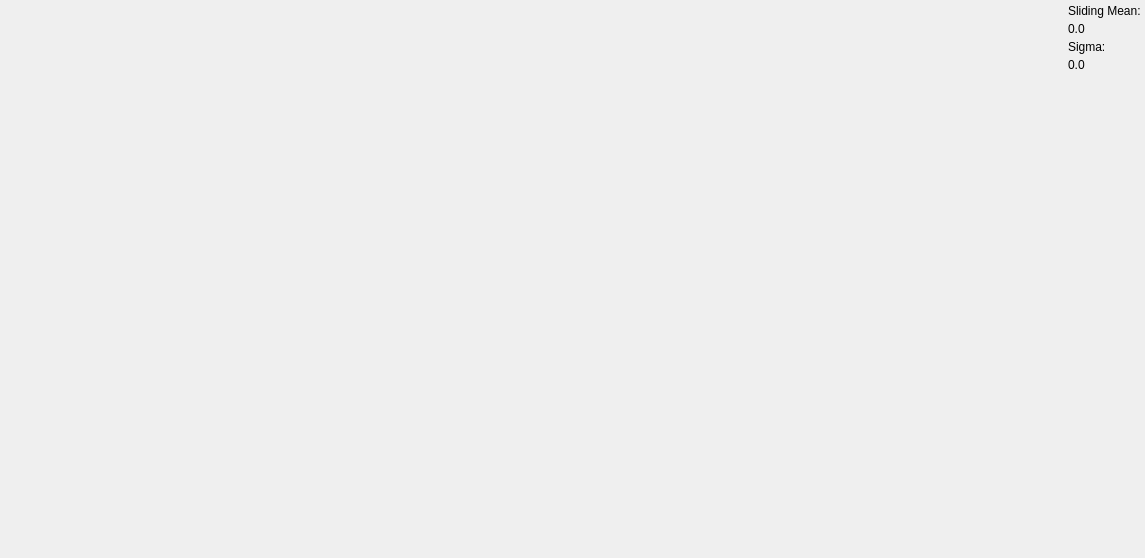
    <widget class="QFrame" name="mainFrame">
     <layout class="QGridLayout" name="gridLayout_7" columnstretch="9,1">
      <property name="leftMargin">
       <number>4</number>
      </property>
      <property name="topMargin">
       <number>4</number>
      </property>
      <property name="rightMargin">
       <number>4</number>
      </property>
      <property name="bottomMargin">
       <number>4</number>
      </property>
      <property name="spacing">
       <number>4</number>
      </property>
      <item row="0" column="0">
       <widget class="QFrame" name="dataFrame">
        <property name="sizePolicy">
         <sizepolicy hsizetype="Ignored" vsizetype="Ignored">
          <horstretch>0</horstretch>
          <verstretch>0</verstretch>
         </sizepolicy>
        </property>
        <property name="minimumSize">
         <size>
          <width>1060</width>
          <height>550</height>
         </size>
        </property>
        <layout class="QVBoxLayout" name="verticalLayout">
         <property name="leftMargin">
          <number>0</number>
         </property>
         <property name="topMargin">
          <number>0</number>
         </property>
         <property name="rightMargin">
          <number>0</number>
         </property>
         <property name="bottomMargin">
          <number>0</number>
         </property>
         <item>
          <widget class="QLabel" name="dataPixmapLabel">
           <property name="sizePolicy">
            <sizepolicy hsizetype="Preferred" vsizetype="Preferred">
             <horstretch>0</horstretch>
             <verstretch>0</verstretch>
            </sizepolicy>
           </property>
           <property name="text">
            <string/>
           </property>
          </widget>
         </item>
        </layout>
       </widget>
      </item>
      <item row="0" column="1">
       <layout class="QVBoxLayout" name="verticalLayout_5">
        <item>
         <widget class="QLabel" name="textLabel1_5">
          <property name="text">
           <string>Sliding Mean:</string>
          </property>
          <property name="wordWrap">
           <bool>false</bool>
          </property>
         </widget>
        </item>
        <item>
         <widget class="QLabel" name="meanText">
          <property name="text">
           <string>0.0</string>
          </property>
          <property name="wordWrap">
           <bool>false</bool>
          </property>
         </widget>
        </item>
        <item>
         <widget class="QLabel" name="textLabel1_5_3">
          <property name="text">
           <string>Sigma:</string>
          </property>
          <property name="wordWrap">
           <bool>false</bool>
          </property>
         </widget>
        </item>
        <item>
         <widget class="QLabel" name="sigmaText">
          <property name="text">
           <string>0.0</string>
          </property>
          <property name="wordWrap">
           <bool>false</bool>
          </property>
         </widget>
        </item>
        <item>
         <spacer name="verticalSpacer_4">
          <property name="orientation">
           <enum>Qt::Vertical</enum>
          </property>
          <property name="sizeHint" stdset="0">
           <size>
            <width>20</width>
            <height>40</height>
           </size>
          </property>
         </spacer>
        </item>
       </layout>
      </item>
     </layout>
    </widget>
